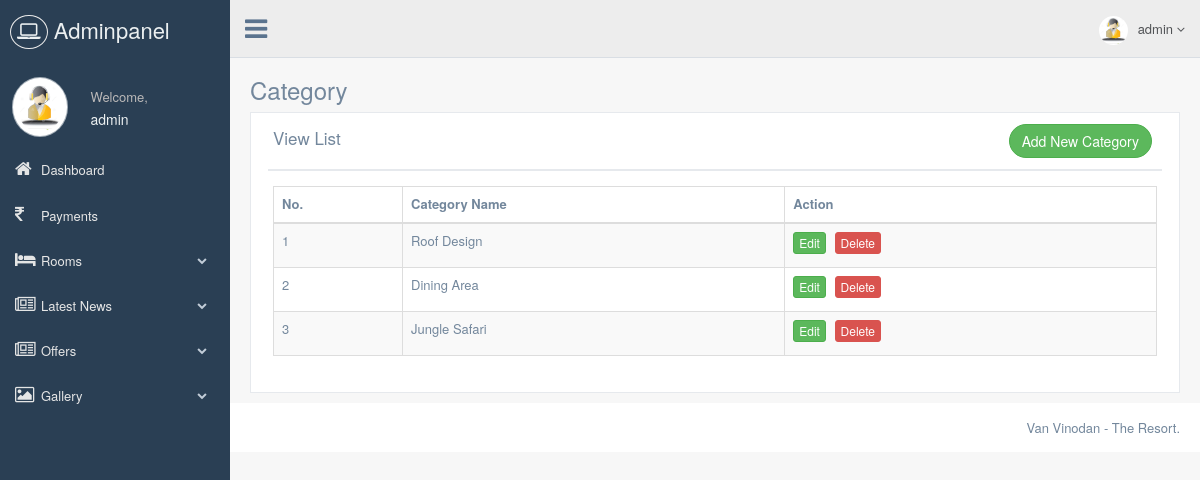
Page /adminpanel/gallery/category/list.php (signed in) on the committed database.
### tables this page shows
CREATE TABLE `tbl_category` (
  `Category_Id` smallint(11) NOT NULL,
  `Category_Name` varchar(200) NOT NULL COMMENT 'English Category Name'
);

### libraries/classes/DBConn.php (called while the page is built, shortened)
<?php
class DBConn  extends Conn {
	 function ExecuteQuery($userQuery)
	{
		$result= mysql_query($userQuery);
                $num_fields = mysql_num_fields($result);
				$obj = array();
				$x=1;
				while($row=mysql_fetch_array($result)){
				  for($j=0;$j<$num_fields;$j++){
					 $name = mysql_field_name($result, $j);
					 $obj[$x][$name]=$row[$name];
					}
					$x++;
					}
     return $obj;
	}
}
?>

### adminpanel/gallery/category/list.php (the view, shortened to what this page needs)
<?php
require_once(PATH_LIBRARIES.'/classes/DBConn.php');
require_once(PATH_ADMIN_INCLUDE.'/header.php');
$db = new DBConn();
$getCategory=$db->ExecuteQuery("SELECT Category_Id, Category_Name FROM tbl_category ORDER BY Category_Id ASC")
?>
<div>
  <div class="page-title">
    <div class="title_left">
      <h3> Category </h3>
    </div>
  </div>
  <div class="row">
    <div class="col-md-12 col-sm-12 col-xs-12">
      <div class="x_panel">
        <div class="x_title">
          <h2>View List </h2>
          <ul class="nav navbar-right panel_toolbox">
            <li><button class="btn btn-round btn-success" onclick="location.href='index.php';">Add New Category</button>
            </li>
          </ul>
          <div class="clearfix"></div>
        </div>
        <div class="x_content">
          <table id="datatable-responsive" class="table table-striped table-bordered dt-responsive nowrap" cellspacing="0" width="100%">
            <thead>
              <tr>
                <th>No.</th>
                <th>Category Name</th>
                <th>Action</th>
              </tr>
            </thead>
            <tbody>
            <?php $i=1; foreach($getCategory as $val){ ?>
              <tr>
                <td><?php echo $i;?></td>
                <td><?php echo $val['Category_Name'];?></td>
                <td>
                    <a class="btn btn-success btn-xs" href="edit.php?id=<?php echo $val['Category_Id'];?>">Edit</a>
                    <a class="btn btn-danger btn-xs delete" href="#" id="<?php echo $val['Category_Id'];?>"> Delete</a>
                </td>
              </tr>
              <?php $i++;} ?>
            </tbody>
          </table>
        </div>
      </div>
    </div>
  </div>
</div>
<?php
require_once(PATH_ADMIN_INCLUDE.'/footer.php');
?>

### rows in the picture
tbl_category: Category_Name "Roof Design"
tbl_category: Category_Name "Dining Area"
tbl_category: Category_Name "Jungle Safari"

### other values in the picture
$_SESSION['admin_name'] "admin"
